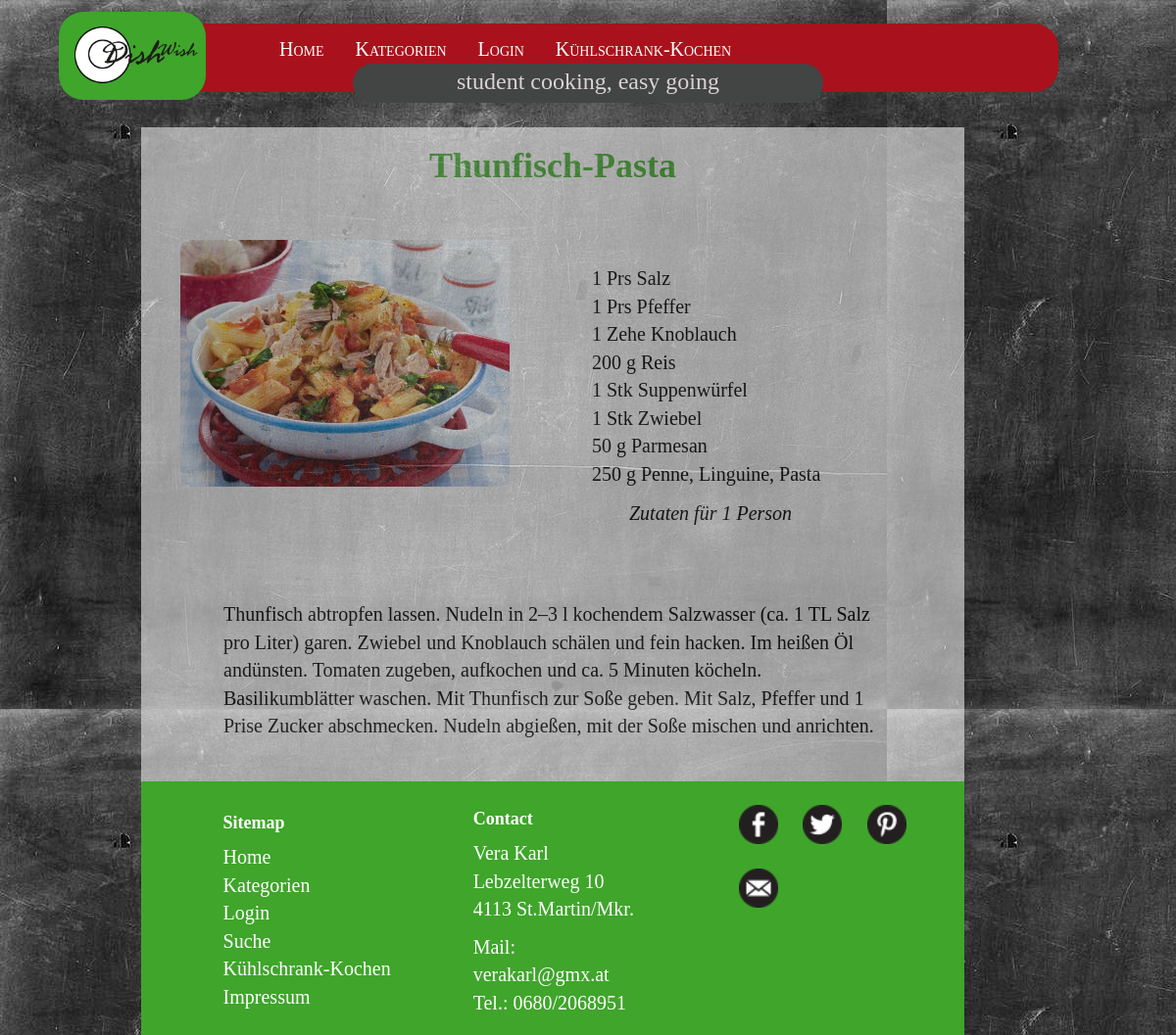
The app's page /sites/recipe.php?id=9 with its own data.
### tables this page shows
CREATE TABLE IF NOT EXISTS `recipes` (
  `r_id` int(11) NOT NULL AUTO_INCREMENT,
  `recipename` varchar(64) NOT NULL,
  `preparation` text NOT NULL,
  `picture` varchar(255) NOT NULL,
  PRIMARY KEY (`r_id`)
);

### sites/recipe.php (the view, shortened to what this page needs)
<?php
    include "connection.php";
    include "header.php";
?>
        <section class="content">
            <article>
            <?php
                $r_id = $_GET['id'];
                $r = $dbh->query( "SELECT * FROM recipes WHERE r_id=$r_id")->fetch();
                echo '<h1>'.$r->recipename.'</h1>';
                echo '<a href="recipe.php?id="><img src="'.$r->picture.'"></a>';
                $recipe = array();
                $sth = $dbh->query("SELECT ri.amount, ri.unit, i.name AS  zutat FROM  recipes r JOIN  recipes_ingredients  ri ON  ri.r_id = r.r_id JOIN  ingredients i ON  i.ing_ID = ri.ing_ID WHERE  r.r_id = $r_id;");
                while($row = $sth->fetch(PDO::FETCH_OBJ))
                {
                    $recipe[] = $row;
                }
                echo '<ul class="ingredients">';
                for($i=0; $i<count($recipe); $i++)
                {
                            echo '<li>'.$recipe[$i]->amount.' '.$recipe[$i]->unit.' '.$recipe[$i]->zutat.'</li>';
                }
                $info = "Zutaten für 1 Person";
                echo '<p>'.$info.'<p>';
                echo '</ul>';
                echo '<p>'.$r->preparation.'</p>';
            ?>
            </article>
        </section>
<?php
    include "footer.php";
?>

### css/style.css (style rules this page uses)
body { font-family: "Kalinga"; font-size: 20px; color: black; margin:0 auto; font-style: normal; font-weight: 400; }
h1 { text-align:center; font-weight: bold; padding: 20px; color: #3fa52b; text-decoration: none; }
a, a:hover, a:visited, a:link { text-decoration:none; }
img { width: 100%; height: auto; margin: 3%; }
.content { background-color: #ecebec; opacity: 0.6; width: 70%; height:auto; margin: -2% 0 0 12%; }
.content img { -moz-border-radius:10px; -webkit-border-radius: 10px; -khtml-border-radius: 10px; border-radius: 10px; width:40%; margin-left: 40px; }
.ingredients { list-style: none; margin: -30% 0 0 50%; }
.ingredients p { font-style: italic; margin-top: 30px; }
.content p { margin: 3% 10% 0 10%; text-align: left; font-weight: lighter; padding: 0 0 5% 0; }

### records on screen
recipes: recipename "Thunfisch-Pasta", picture (picture), preparation "Thunfisch abtropfen lassen. Nudeln in 2–3 l kochendem Salzwasser (ca. 1 TL Salz pro Liter) garen. Zwiebel und Knoblauch schälen und fein hacken. Im heißen Öl andünsten. Tomaten zugeben, aufkochen und ca. 5 Minuten köcheln. Basilikumblätter waschen. Mit Thunfisch zur Soße geben. Mit Salz, Pfeffer und 1 Prise Zucker abschmecken. Nudeln abgießen, mit der Soße mischen und anrichten."

### other values on screen
$recipe[$i]->amount "1"
$recipe[$i]->unit "Prs"
$recipe[$i]->zutat "Salz"
$recipe[$i]->zutat "Pfeffer"
$recipe[$i]->unit "Zehe"
$recipe[$i]->zutat "Knoblauch"
$recipe[$i]->amount "200"
$recipe[$i]->unit "g"
$recipe[$i]->zutat "Reis"
$recipe[$i]->unit "Stk"
$recipe[$i]->zutat "Suppenwürfel"
$recipe[$i]->zutat "Zwiebel"
$recipe[$i]->amount "50"
$recipe[$i]->zutat "Parmesan"
$recipe[$i]->amount "250"
